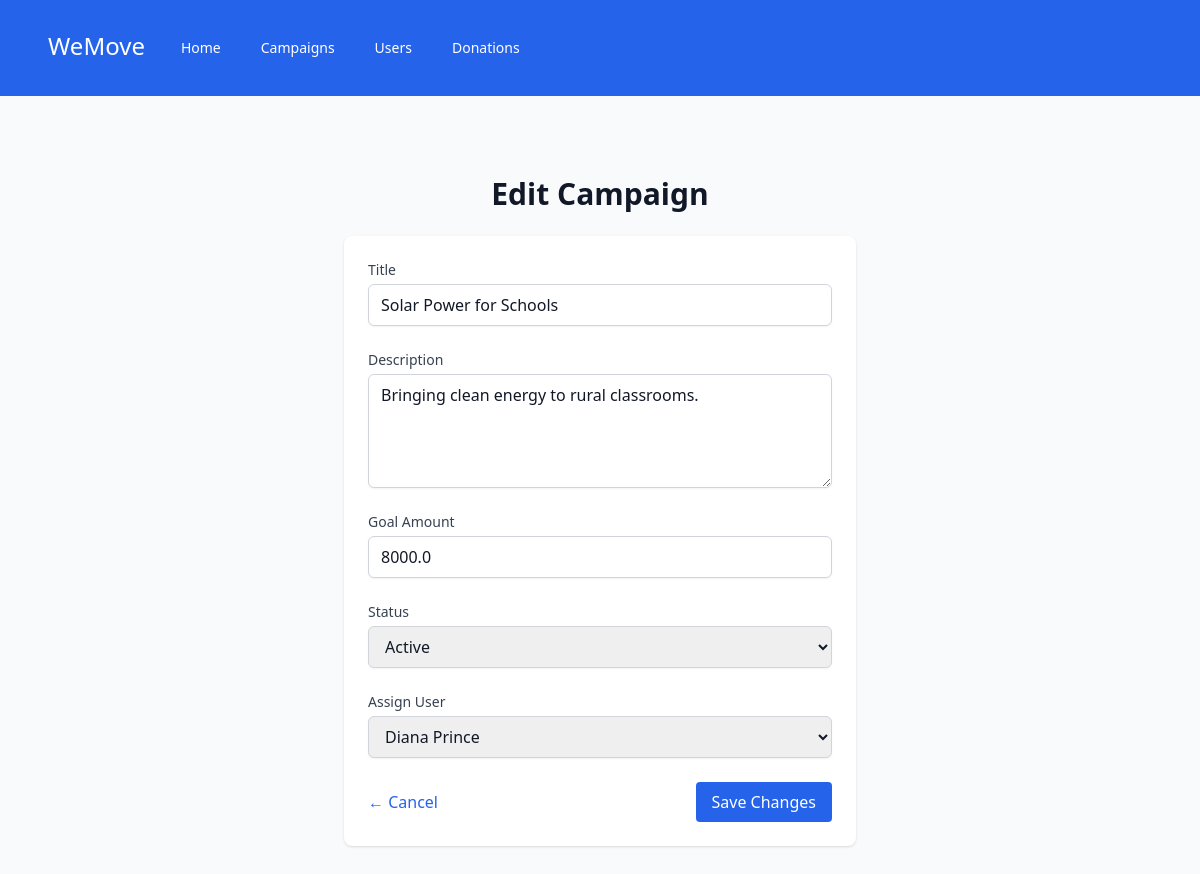
Screenshot of /campaigns/1/edit with the database file from the repository.
### tables this page shows
CREATE TABLE campaigns (
    id INTEGER PRIMARY KEY AUTOINCREMENT,
    user_id INTEGER NOT NULL,
    title TEXT NOT NULL,
    description TEXT,
    goal_amount REAL,
    current_amount REAL DEFAULT 0,
    is_active INTEGER DEFAULT 1,
    created_at TEXT DEFAULT CURRENT_TIMESTAMP,
    FOREIGN KEY (user_id) REFERENCES users(id) ON DELETE CASCADE
);

### app/campaigns/__init__.py (the view, shortened to what this page needs)
@bp.route('/<int:campaign_id>/edit', methods=['GET', 'POST'], endpoint='campaign_edit')
def edit_campaign(campaign_id):
    db = get_db()
    if request.method == 'GET':
        campaign = db.execute('''
              SELECT c.*, u.name AS user_name
              FROM campaigns c
              JOIN users u ON c.user_id = u.id
              WHERE c.id = ?
          ''', (campaign_id,)).fetchone()
        users = db.execute('SELECT id, name FROM users').fetchall()
        return render_template('campaigns/edit.html', campaign=campaign, users=users, user_id=campaign['user_id'])

### app/database/db.py (called while the page is built)
def get_db():
    if 'db' not in g:
        g.db = sqlite3.connect(
            current_app.config['DATABASE'],
            detect_types=sqlite3.PARSE_DECLTYPES
        )
        g.db.row_factory = sqlite3.Row
    return g.db

### app/templates/campaigns/edit.html (shortened to what this page needs)
{% extends "base.html" %}
{% block body %}
<div class="max-w-xl mx-auto py-8 px-4 sm:px-6 lg:px-8">
    <h1 class="text-3xl font-semibold text-gray-900 mb-6 text-center">Edit Campaign</h1>
    <form method="post" class="space-y-6 bg-white shadow rounded-lg p-6">
        <div>
            <label for="title" class="block text-sm font-medium text-gray-700">Title</label>
            <input
                type="text"
                name="title"
                id="title"
                value="{{ campaign.title }}"
                required
                class="mt-1 block w-full border border-gray-300 rounded-md px-3 py-2 shadow-sm focus:outline-none focus:ring-blue-500 focus:border-blue-500"
            >
        </div>
        <div>
            <label for="description" class="block text-sm font-medium text-gray-700">Description</label>
            <textarea
                name="description"
                id="description"
                rows="4"
                class="mt-1 block w-full border border-gray-300 rounded-md px-3 py-2 shadow-sm focus:outline-none focus:ring-blue-500 focus:border-blue-500"
            >{{ campaign.description }}</textarea>
        </div>
        <div>
            <label for="goal_amount" class="block text-sm font-medium text-gray-700">Goal Amount</label>
            <input
                type="number"
                name="goal_amount"
                id="goal_amount"
                step="0.01"
                value="{{ campaign.goal_amount }}"
                required
                class="mt-1 block w-full border border-gray-300 rounded-md px-3 py-2 shadow-sm focus:outline-none focus:ring-blue-500 focus:border-blue-500"
            >
        </div>
        <div>
            <label for="is_active" class="block text-sm font-medium text-gray-700">Status</label>
            <select
                name="is_active"
                id="is_active"
                class="mt-1 block w-full border border-gray-300 rounded-md px-3 py-2 shadow-sm focus:outline-none focus:ring-blue-500 focus:border-blue-500"
            >
                <option value="1" {% if campaign.is_active %}selected{% endif %}>Active</option>
            </select>
        </div>
        {% include "./components/_user_dropdown.html" with context %}
        <div class="flex justify-between items-center">
            <a href="{{ url_for('campaigns.campaign_list') }}" class="text-blue-600 hover:underline">← Cancel</a>
            <button
                type="submit"
                class="bg-blue-600 text-white px-4 py-2 rounded hover:bg-blue-700"
            >
                Save Changes
            </button>
        </div>
    </form>
</div>
{% endblock %}

### rows the page displays
campaigns: title "Solar Power for Schools", description "Bringing clean energy to rural classrooms.", goal_amount "8000.0", is_active "Active"

### other values shown
form field user_id "Diana Prince"
